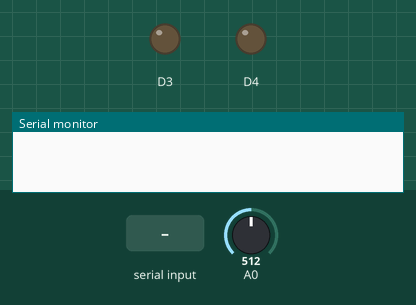
The sketch below on a simulated ESP8266 (NodeMCU). Parts: output pins drawn as LEDs (lit = HIGH), the last lines printed to the serial monitor. Inputs (shaded band) come from the test bench; at power-on: A0 = 512.

Above: at 1.2 s.
1.3 s: "90,45\n" received over Serial
At 2.4 s:
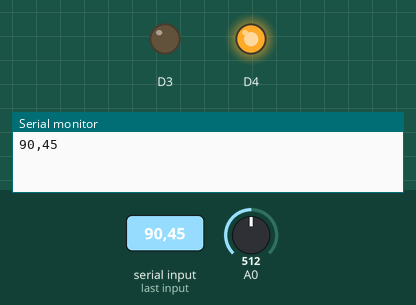
2.8 s: A0 set to 122
At 3.5 s:
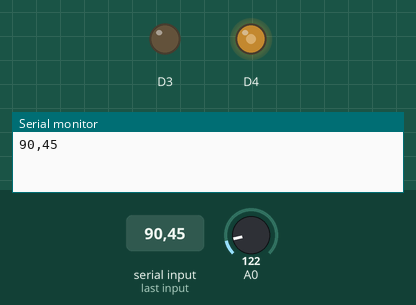
4.3 s: A0 set to 306
At 4.7 s:
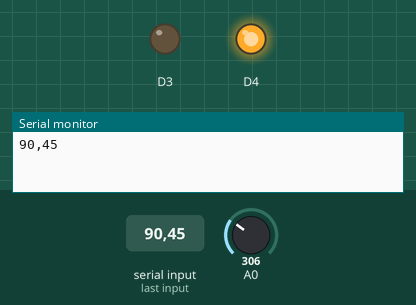
Timing chart, 0 to 7.3 s (numbered marks = the images above; inputs shaded):
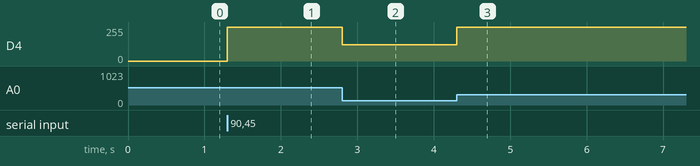

Measured:
- after the input at 1.3 s, D4: 0/255 → 255/255 at once
- after the input at 2.8 s, D4: 255/255 → 122/255 at once
- after the input at 4.3 s, D4: 122/255 → 255/255 at once

The sketch:

TestePonteH.ino
```cpp
/*
 * @file: TestePonteH.ino
 * @date: August 03 2022
 * @author: Thales Alves
 * @brief: Control Motor Speed (PWM) through Serial
 */

int throttle;
int pot;

void setup() {

  Serial.begin(115200);
  pinMode(D4, OUTPUT);
  pinMode(D3, OUTPUT);
  //pinMode(D1, INPUT);
}

void loop() {

pot = analogRead(A0);

  while (Serial.available() > 0)
  {
    //Create a place to hold the incoming message
    static char message[12];
    static unsigned int message_pos = 0;

    //Read the next available byte in the serial receive buffer
    char inByte = Serial.read();

    //Message coming in (check not terminating character) and guard for over message size
    if ( inByte != '\n' && (message_pos < 12 - 1) )
    {
      //Add the incoming byte to our message
      message[message_pos] = inByte;
      message_pos++;
    }
    //Full message received...
    else
    {
      //Add null character to string
      message[message_pos] = '\0';

      //Print the message (or do other things)
      Serial.println(message);
      throttle = atoi(message);
      //throttle = throttle * 10.23;
      //Serial.println(throttle);
      //Reset for the next message
      message_pos = 0;
    }
  }

  if(throttle > 0){
    analogWrite(D4, pot);
  }else if(throttle < 0){
    throttle = throttle * -1;
    Serial.println(pot);
    analogWrite(D3, pot);
  }else{
    analogWrite(D4, 0);
    analogWrite(D3, 0);
  }

}
```
